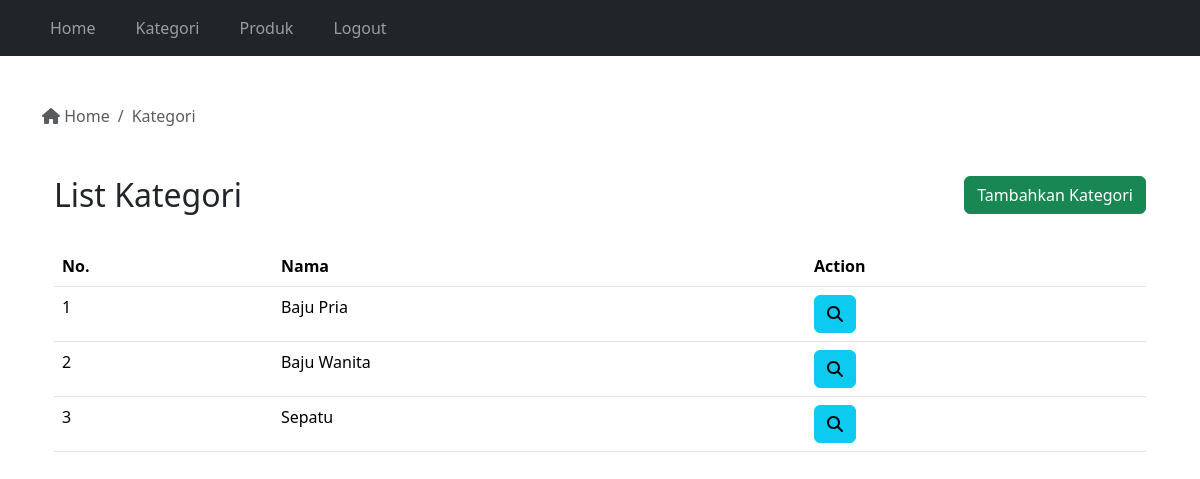
Page /adminpanel/kategori.php (signed in) on the committed database.
### tables this page shows
CREATE TABLE `kategori` (
  `id` int(11) NOT NULL,
  `nama` varchar(100) NOT NULL
);

### adminpanel/kategori.php (the view, shortened to what this page needs)
<?php
require "../koneksi.php";
$queryKategori = mysqli_query($con, "SELECT * FROM kategori");
$jumlahKategori = mysqli_num_rows($queryKategori);
?>
<!DOCTYPE html>
<html lang="en">
<head>
    <link rel="stylesheet" href="../bootstrap/css/bootstrap.min.css">
    <link rel="stylesheet" href="../fontawesome/css/fontawesome.min.css">
</head>
<body>
    <?php
    require "navbar.php";
    ?>
    <div class="container mt-5">
        <nav aria-label="breadcrumb">
            <ol class="breadcrumb">
                <li class="breadcrumb-item active" aria-current="page">
                    <a href="../adminpanel" class="no-decoration text-muted">
                        <i class="fas fa-home"></i> Home
                    </a>
                </li>
                <li class="breadcrumb-item active" aria-current="page">
                    Kategori
                </li>
            </ol>
        </nav>
        <div class="container mt-3">
            <div class="row">
                <div class="col">
                    <h2>List Kategori</h2>
                </div>
                <div class="col text-end">
                    <a href="tambah-kategori.php" class="btn btn-success">Tambahkan Kategori</a>
                </div>
            </div>
            <div class="table-responsive mt-4">
                <table class="table">
                    <thead>
                        <tr>
                            <th>No.</th>
                            <th>Nama</th>
                            <th>Action</th>
                        </tr>
                    </thead>
                    <tbody>
                        <?php
                        if ($jumlahKategori == 0) {
                        ?>
                            <tr>
                                <td colspan="3" class="text-center">Data Kategori Tidak Tersedia</td>
                            </tr>
                            <?php
                        } else {
                            $jumlah = 1;
                            while ($data = mysqli_fetch_array($queryKategori)) {
                            ?>
                                <tr>
                                    <td><?php echo $jumlah; ?></td>
                                    <td><?php echo $data['nama']; ?></td>
                                    <td>
                                        <a href="kategori-detail.php?p=<?php echo $data['id']; ?>" class="btn btn-info"><i class="fas fa-search"></i></a>
                                    </td>
                                </tr>
                        <?php
                                $jumlah++;
                            }
                        }
                        ?>
                    </tbody>
                </table>
            </div>
        </div>
</body>
</html>

### adminpanel/kategori.php (style rules this page uses)
.no-decoration { text-decoration: none; }

### rows in the picture
kategori: nama "Baju Pria"
kategori: nama "Baju Wanita"
kategori: nama "Sepatu"
